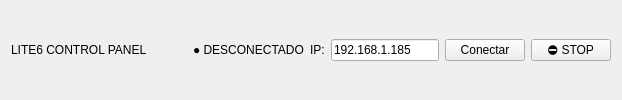
     <widget class="QFrame" name="topBar">
      <layout class="QHBoxLayout" name="topBarLayout">
       <item>
        <widget class="QLabel" name="lblTitle">
         <property name="text">
          <string>LITE6 CONTROL PANEL</string>
         </property>
        </widget>
       </item>
       <item>
        <spacer name="sp1">
         <property name="orientation">
          <enum>Qt::Horizontal</enum>
         </property>
         <property name="sizeHint" stdset="0">
          <size>
           <width>40</width>
           <height>20</height>
          </size>
         </property>
        </spacer>
       </item>
       <item>
        <widget class="QLabel" name="lblConnStatus">
         <property name="text">
          <string>● DESCONECTADO</string>
         </property>
        </widget>
       </item>
       <item>
        <widget class="QLabel" name="label">
         <property name="text">
          <string>IP:</string>
         </property>
        </widget>
       </item>
       <item>
        <widget class="QLineEdit" name="txtIP">
         <property name="text">
          <string>192.168.1.185</string>
         </property>
        </widget>
       </item>
       <item>
        <widget class="QPushButton" name="btnConnect">
         <property name="text">
          <string>Conectar</string>
         </property>
        </widget>
       </item>
       <item>
        <widget class="QPushButton" name="btnEmStop">
         <property name="text">
          <string>⛔ STOP</string>
         </property>
        </widget>
       </item>
      </layout>
     </widget>
